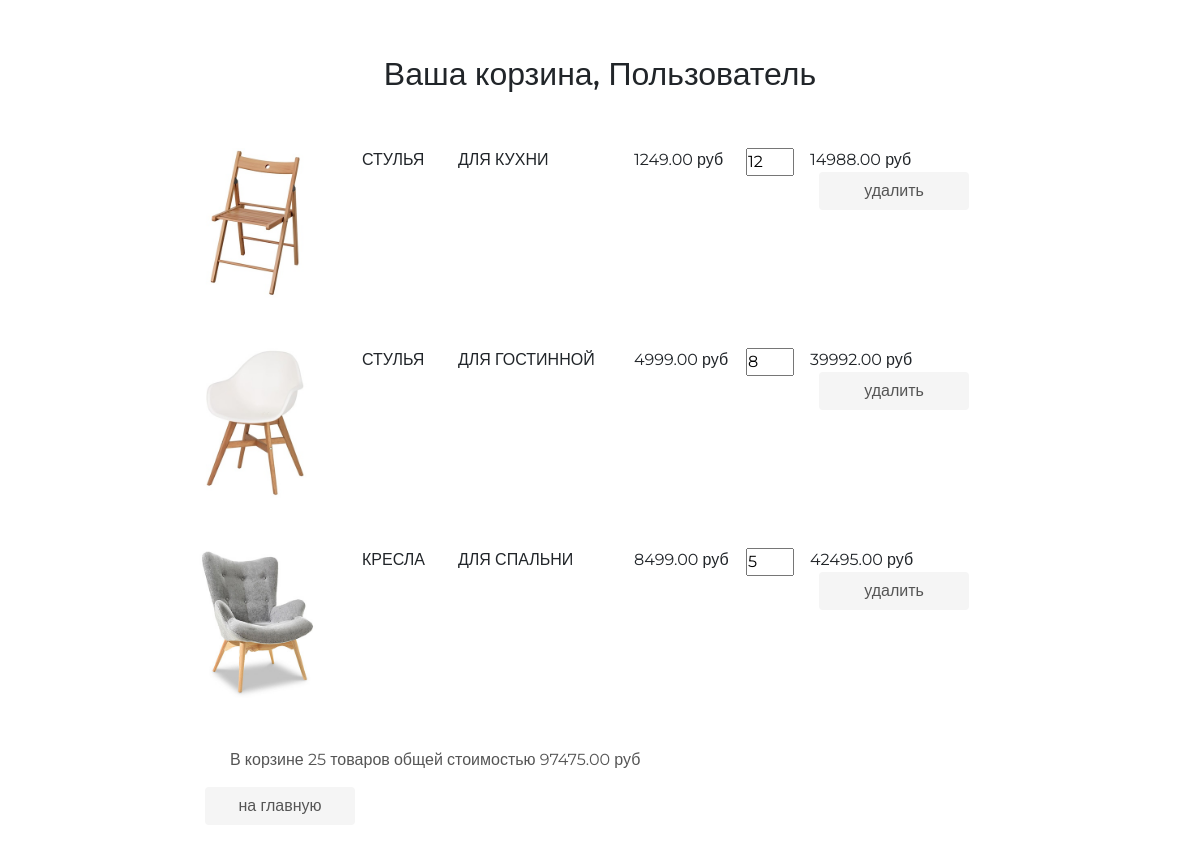
The page /basket/ (signed in) on the database as committed earlier.
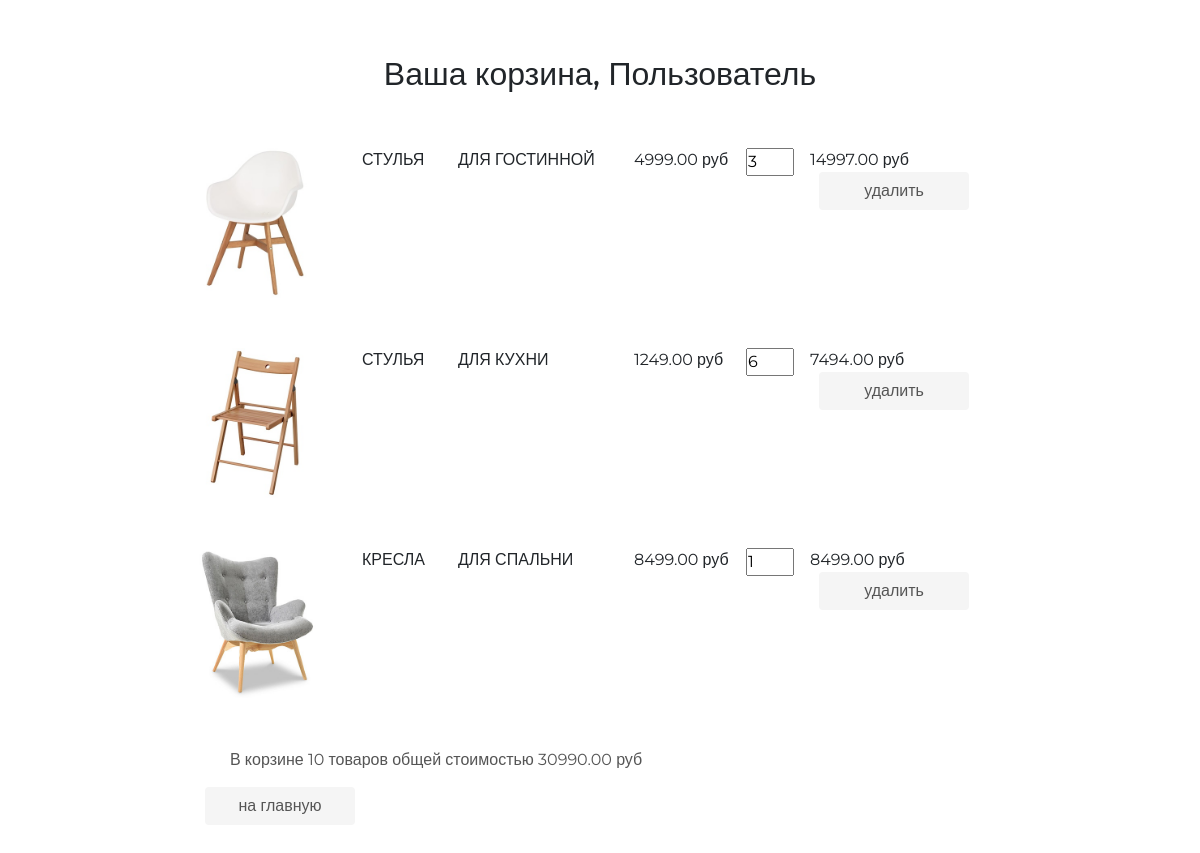
The same page on the database as committed later.
### basketapp/models.py (models this page shows)
class Basket(models.Model):
    user = models.ForeignKey(settings.AUTH_USER_MODEL, on_delete=models.CASCADE, related_name='basket')
    product = models.ForeignKey(Product, on_delete=models.CASCADE)
    quantity = models.PositiveIntegerField(verbose_name='количество', default=0)
    add_datetime = models.DateTimeField(verbose_name='время', auto_now_add=True)
    @property
    def product_cost(self):
        return self.product.price * self.quantity
    @property
    def total_quantity(self):
        _items = Basket.objects.filter(user=self.user)
        _totalquantity = sum(list(map(lambda x: x.quantity, _items)))
        return _totalquantity
    @property
    def total_cost(self):
        _items = Basket.objects.filter(user=self.user)
        _totalcost = sum(list(map(lambda x: x.product_cost, _items)))
        return _totalcost

### mainapp/models.py (models this page shows, shortened)
class Product(models.Model):
    category = models.ForeignKey(ProductCategory, on_delete=models.CASCADE)
    name = models.CharField(verbose_name='имя продукта', max_length=128)
    image = models.ImageField(upload_to='product_img', blank=True)
    description = models.TextField(verbose_name='описание продукта', blank=True)
    price = models.DecimalField(verbose_name='цена продукта', max_digits=8, decimal_places=2, default=0)
    quantity = models.PositiveIntegerField(verbose_name='кол-во на складе', default=0)

class ProductCategory(models.Model):
    name = models.CharField(verbose_name='имя', max_length=64, unique=True)
    description = models.TextField(verbose_name='описание', blank=True)

### authnapp/models.py (models this page shows)
class ShopUser(AbstractUser):
    avatar = models.ImageField(upload_to="users_avatars", blank=True)
    age = models.PositiveIntegerField(verbose_name="возраст")

### basketapp/views.py (the view)
# urls.py: path("", basketapp.basket, name="view"),
@login_required
def basket(request):
    title = 'корзина'
    basket_items = Basket.objects.filter(user=request.user). \
        order_by('product__category')
    content = {
        'title': title,
        'basket_items': basket_items,
    }
    return render(request, 'basketapp/basket.html', content)

### basketapp/templates/basketapp/basket.html
{% extends 'basketapp/base.html' %}
{% load static %}
{% block content %}
  <div class="basket_list">
  {% for item in basket_items %}
    <div class="basket_record">
      <img src="/media/{{ item.product.image }}" alt="{{ item.product.short_desc }}" height="150" width="150">
      <span class="category_name">{{ item.product.category.name|upper }}</span>
      <span class="product_name">{{ item.product.name|upper }}</span>
      <span class="product_price">{{ item.product.price }}&nbspруб</span>
      <input type="number" name="{{ item.pk }}" min="0" value="{{ item.quantity }}">
      <span class="product_cost">{{ item.product_cost }}&nbspруб</span>
      <button class="btn btn-round">
        <a href="{% url 'basket:remove' item.pk %}" class="">
          удалить
        </a>
      </button>
    </div>
  {% endfor %}
  {% if basket_items %}
    <div class="basket_summary">
      В корзине {{ basket_items.0.total_quantity }} товаров общей стоимостью
                {{ basket_items.0.total_cost }} руб
    </div>
  {% endif %}
    <button class="btn btn-round">
      <a href="{% url 'main' %}">на главную</a>
    </button>
  </div>
{% endblock %}

### basketapp/templates/basketapp/base.html (shortened to what this page needs)
<!DOCTYPE html>
{% load static %}
<html>
<head>
  {% block css %}
    <link rel="stylesheet" href="{% static 'css/bootstrap.min.css' %}">
    <link rel="stylesheet" href="{% static 'css/style.css' %}">
    <link rel="stylesheet" href="{% static 'fonts/font-awesome/css/font-awesome.css' %}">
  {% endblock %}
</head>
<body>
    <div class="basket_container">
        <div class="h2 text-center head">
            Ваша корзина, {% if user.first_name %}{{ user.first_name|title}}{% else %}Пользователь{% endif %}
        </div>
      {% block content %}
      {% endblock %}
    </div>
</body>
</html>

### static/css/style.css (style rules this page uses)
* { margin: 0; padding: 0; }
body { font-family: 'Montserrat', sans-serif; }
html, body { height: 100%; }
.basket_container { margin: 15px auto; width: 70%; }
.basket_list input[type="number"] { width: 3em; position: relative; display: block; float: left; }
.basket_list span.category_name { margin-left: 2em; width: 5em; position: relative; display: block; float: left; }
.basket_list span.product_name { margin-left: 1em; width: 10em; position: relative; display: block; float: left; }
.basket_list span.product_price { margin-left: 1em; width: 7em; position: relative; display: block; float: left; }
.basket_list span.product_cost { margin-left: 1em; width: 7em; position: relative; display: block; float: left; }
.basket_list .basket_record { position: relative; display: block; height: 200px; float: none; }
.basket_container .head { margin: 55px auto; }
.basket_container button { margin-left: 25px; width: 150px; display: block; float: left; background: #F5F5F5; }
.basket_container button a { text-decoration: none; color: #555; }
.basket_container img { display: block; float: left; width: 150px; border-radius: 25px; }
.basket_container .basket_summary { display: block; margin-left: 50px; margin-bottom: 15px; color: #555; }

Rows that differ between the two databases and show on the page:
removed Basket: product.image (picture), product.category.name "СТУЛЬЯ", product.name "ДЛЯ КУХНИ", product.price "1249.00", quantity "12", product_cost "14988.00", user+quantity "25", user+product+quantity "97475.00"
changed Basket "ДЛЯ ГОСТИННОЙ": quantity "8" → "3"; product_cost "39992.00" → "14997.00"
added Basket: product.image (picture), product.category.name "СТУЛЬЯ", product.name "ДЛЯ КУХНИ", product.price "1249.00", quantity "6", product_cost "7494.00"
changed Basket "КРЕСЛА": quantity "5" → "1"; product_cost "42495.00" → "8499.00"
Other text that changed with them:
{{ basket_items.0.total_quantity }}: "25" → "10"
{{ basket_items.0.total_cost }}: "97475.00" → "30990.00"
